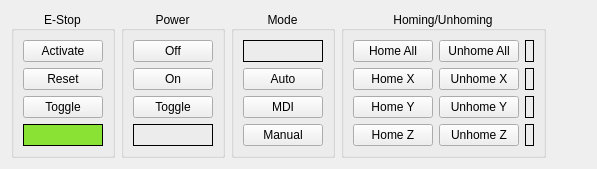
      <widget class="QWidget" name="tab">
       <attribute name="title">
        <string>Machine</string>
       </attribute>
       <layout class="QGridLayout" name="gridLayout">
        <item row="0" column="2">
         <widget class="QGroupBox" name="groupBox_18">
          <property name="title">
           <string>Mode</string>
          </property>
          <property name="alignment">
           <set>Qt::AlignCenter</set>
          </property>
          <layout class="QGridLayout" name="gridLayout_23">
           <item row="2" column="0">
            <widget class="ActionButton" name="actionbutton_55">
             <property name="text">
              <string>MDI</string>
             </property>
             <property name="rules" stdset="0">
              <string>[{&quot;channels&quot;: [{&quot;url&quot;: &quot;status:task_mode&quot;, &quot;trigger&quot;: true}], &quot;property&quot;: &quot;Style Sheet&quot;, &quot;expression&quot;: &quot;'background-color: rgb(138, 226, 52);' if ch[0] == 3 else ''&quot;, &quot;name&quot;: &quot;Mode&quot;}]</string>
             </property>
             <property name="actionName" stdset="0">
              <string>machine.mode.mdi</string>
             </property>
            </widget>
           </item>
           <item row="1" column="0">
            <widget class="ActionButton" name="actionbutton_56">
             <property name="text">
              <string>Auto</string>
             </property>
             <property name="rules" stdset="0">
              <string>[{&quot;channels&quot;: [{&quot;url&quot;: &quot;status:task_mode&quot;, &quot;trigger&quot;: true}], &quot;property&quot;: &quot;Style Sheet&quot;, &quot;expression&quot;: &quot;'background-color: rgb(138, 226, 52);' if ch[0] == 2 else ''&quot;, &quot;name&quot;: &quot;Mode&quot;}]</string>
             </property>
             <property name="actionName" stdset="0">
              <string>machine.mode.auto</string>
             </property>
            </widget>
           </item>
           <item row="0" column="0">
            <widget class="StatusLabel" name="statuslabel_11">
             <property name="frameShape">
              <enum>QFrame::Box</enum>
             </property>
             <property name="alignment">
              <set>Qt::AlignCenter</set>
             </property>
             <property name="rules" stdset="0">
              <string>[{&quot;channels&quot;: [{&quot;url&quot;: &quot;status:task_mode?string&quot;, &quot;trigger&quot;: true}], &quot;property&quot;: &quot;Text&quot;, &quot;expression&quot;: &quot;ch[0]&quot;, &quot;name&quot;: &quot;New Rule&quot;}]</string>
             </property>
            </widget>
           </item>
           <item row="3" column="0">
            <widget class="ActionButton" name="actionbutton_57">
             <property name="text">
              <string>Manual</string>
             </property>
             <property name="rules" stdset="0">
              <string>[{&quot;channels&quot;: [{&quot;url&quot;: &quot;status:task_mode&quot;, &quot;trigger&quot;: true}], &quot;property&quot;: &quot;Style Sheet&quot;, &quot;expression&quot;: &quot;'background-color: rgb(138, 226, 52);' if ch[0] == 1 else ''&quot;, &quot;name&quot;: &quot;Mode&quot;}]</string>
             </property>
             <property name="actionName" stdset="0">
              <string>machine.mode.manual</string>
             </property>
            </widget>
           </item>
          </layout>
         </widget>
        </item>
        <item row="0" column="3">
         <widget class="QGroupBox" name="groupBox_2">
          <property name="title">
           <string>Homing/Unhoming</string>
          </property>
          <property name="alignment">
           <set>Qt::AlignCenter</set>
          </property>
          <layout class="QGridLayout" name="gridLayout_4">
           <item row="1" column="0">
            <widget class="ActionButton" name="actionbutton_7">
             <property name="text">
              <string>Home X</string>
             </property>
             <property name="actionName" stdset="0">
              <string>machine.home.axis:x</string>
             </property>
            </widget>
           </item>
           <item row="0" column="0">
            <widget class="ActionButton" name="actionbutton_9">
             <property name="text">
              <string>Home All</string>
             </property>
             <property name="actionName" stdset="0">
              <string>machine.home.all</string>
             </property>
            </widget>
           </item>
           <item row="2" column="1">
            <widget class="ActionButton" name="actionbutton_11">
             <property name="text">
              <string>Unhome Y</string>
             </property>
             <property name="actionName" stdset="0">
              <string>machine.unhome.axis:y</string>
             </property>
            </widget>
           </item>
           <item row="1" column="1">
            <widget class="ActionButton" name="actionbutton_8">
             <property name="text">
              <string>Unhome X</string>
             </property>
             <property name="actionName" stdset="0">
              <string>machine.unhome.axis:x</string>
             </property>
            </widget>
           </item>
           <item row="3" column="1">
            <widget class="ActionButton" name="actionbutton_12">
             <property name="text">
              <string>Unhome Z</string>
             </property>
             <property name="actionName" stdset="0">
              <string>machine.unhome.axis:z</string>
             </property>
            </widget>
           </item>
           <item row="2" column="0">
            <widget class="ActionButton" name="actionbutton_13">
             <property name="text">
              <string>Home Y</string>
             </property>
             <property name="actionName" stdset="0">
              <string>machine.home.axis:y</string>
             </property>
            </widget>
           </item>
           <item row="0" column="1">
            <widget class="ActionButton" name="actionbutton_10">
             <property name="text">
              <string>Unhome All</string>
             </property>
             <property name="actionName" stdset="0">
              <string>machine.unhome.all</string>
             </property>
            </widget>
           </item>
           <item row="3" column="0">
            <widget class="ActionButton" name="actionbutton_14">
             <property name="text">
              <string>Home Z</string>
             </property>
             <property name="actionName" stdset="0">
              <string>machine.home.axis:z</string>
             </property>
            </widget>
           </item>
           <item row="0" column="2">
            <widget class="StatusLabel" name="statuslabel_3">
             <property name="frameShape">
              <enum>QFrame::Box</enum>
             </property>
             <property name="rules" stdset="0">
              <string>[{&quot;channels&quot;: [{&quot;url&quot;: &quot;status:all_axes_homed&quot;, &quot;trigger&quot;: true}], &quot;property&quot;: &quot;Text&quot;, &quot;expression&quot;: &quot;'All Homed' if ch[0] else 'Not Homed'&quot;, &quot;name&quot;: &quot;New Rule&quot;}, {&quot;channels&quot;: [{&quot;url&quot;: &quot;status:all_axes_homed&quot;, &quot;trigger&quot;: true}], &quot;property&quot;: &quot;Style Sheet&quot;, &quot;expression&quot;: &quot;'background-color: rgb(138, 226, 52);' if ch[0] else 'background-color: rgb(239, 41, 41);'&quot;, &quot;name&quot;: &quot;New Rule&quot;}]</string>
             </property>
            </widget>
           </item>
           <item row="1" column="2">
            <widget class="StatusLabel" name="statuslabel_4">
             <property name="frameShape">
              <enum>QFrame::Box</enum>
             </property>
             <property name="rules" stdset="0">
              <string>[{&quot;channels&quot;: [{&quot;url&quot;: &quot;status:homed?0&quot;, &quot;trigger&quot;: true}], &quot;property&quot;: &quot;Text&quot;, &quot;expression&quot;: &quot;'X Homed' if ch[0] else 'X Unhomed'&quot;, &quot;name&quot;: &quot;New Rule&quot;}, {&quot;channels&quot;: [{&quot;url&quot;: &quot;status:homed?0&quot;, &quot;trigger&quot;: true}], &quot;property&quot;: &quot;Style Sheet&quot;, &quot;expression&quot;: &quot;'background-color: rgb(138, 226, 52);' if ch[0] else 'background-color: rgb(239, 41, 41);'&quot;, &quot;name&quot;: &quot;New Rule&quot;}]</string>
             </property>
            </widget>
           </item>
           <item row="2" column="2">
            <widget class="StatusLabel" name="statuslabel_5">
             <property name="frameShape">
              <enum>QFrame::Box</enum>
             </property>
             <property name="rules" stdset="0">
              <string>[{&quot;channels&quot;: [{&quot;url&quot;: &quot;status:homed?1&quot;, &quot;trigger&quot;: true}], &quot;property&quot;: &quot;Text&quot;, &quot;expression&quot;: &quot;'Y Homed' if ch[0] else 'Y Unhomed'&quot;, &quot;name&quot;: &quot;New Rule&quot;}, {&quot;channels&quot;: [{&quot;url&quot;: &quot;status:homed?1&quot;, &quot;trigger&quot;: true}], &quot;property&quot;: &quot;Style Sheet&quot;, &quot;expression&quot;: &quot;'background-color: rgb(138, 226, 52);' if ch[0] else 'background-color: rgb(239, 41, 41);'&quot;, &quot;name&quot;: &quot;New Rule&quot;}]</string>
             </property>
            </widget>
           </item>
           <item row="3" column="2">
            <widget class="StatusLabel" name="statuslabel_6">
             <property name="frameShape">
              <enum>QFrame::Box</enum>
             </property>
             <property name="rules" stdset="0">
              <string>[{&quot;channels&quot;: [{&quot;url&quot;: &quot;status:homed?2&quot;, &quot;trigger&quot;: true}], &quot;property&quot;: &quot;Text&quot;, &quot;expression&quot;: &quot;'Z Homed' if ch[0] else 'Z Unhomed'&quot;, &quot;name&quot;: &quot;New Rule&quot;}, {&quot;channels&quot;: [{&quot;url&quot;: &quot;status:homed?2&quot;, &quot;trigger&quot;: true}], &quot;property&quot;: &quot;Style Sheet&quot;, &quot;expression&quot;: &quot;'background-color: rgb(138, 226, 52);' if ch[0] else 'background-color: rgb(239, 41, 41);'&quot;, &quot;name&quot;: &quot;New Rule&quot;}]</string>
             </property>
            </widget>
           </item>
          </layout>
         </widget>
        </item>
        <item row="0" column="0">
         <widget class="QGroupBox" name="groupBox">
          <property name="title">
           <string>E-Stop</string>
          </property>
          <property name="alignment">
           <set>Qt::AlignCenter</set>
          </property>
          <layout class="QGridLayout" name="gridLayout_2">
           <item row="2" column="0">
            <widget class="ActionButton" name="actionbutton_3">
             <property name="text">
              <string>Toggle</string>
             </property>
             <property name="actionName" stdset="0">
              <string>machine.estop.toggle</string>
             </property>
            </widget>
           </item>
           <item row="0" column="0">
            <widget class="ActionButton" name="actionbutton">
             <property name="text">
              <string>Activate</string>
             </property>
             <property name="rules" stdset="0">
              <string>[{&quot;channels&quot;: [{&quot;url&quot;: &quot;status:estop&quot;, &quot;trigger&quot;: true}], &quot;property&quot;: &quot;Enable&quot;, &quot;expression&quot;: &quot;False if ch[0] else True&quot;, &quot;name&quot;: &quot;New Rule&quot;}]</string>
             </property>
             <property name="actionName" stdset="0">
              <string>machine.estop.activate</string>
             </property>
            </widget>
           </item>
           <item row="1" column="0">
            <widget class="ActionButton" name="actionbutton_2">
             <property name="text">
              <string>Reset</string>
             </property>
             <property name="rules" stdset="0">
              <string>[{&quot;channels&quot;: [{&quot;url&quot;: &quot;status:estop&quot;, &quot;trigger&quot;: true}], &quot;property&quot;: &quot;Enable&quot;, &quot;expression&quot;: &quot;True if ch[0] else False&quot;, &quot;name&quot;: &quot;New Rule&quot;}]</string>
             </property>
             <property name="actionName" stdset="0">
              <string>machine.estop.reset</string>
             </property>
            </widget>
           </item>
           <item row="3" column="0">
            <widget class="StatusLabel" name="statuslabel">
             <property name="styleSheet">
              <string notr="true">background-color: rgb(138, 226, 52);</string>
             </property>
             <property name="frameShape">
              <enum>QFrame::Box</enum>
             </property>
             <property name="alignment">
              <set>Qt::AlignCenter</set>
             </property>
             <property name="rules" stdset="0">
              <string>[{&quot;channels&quot;: [{&quot;url&quot;: &quot;status:estop&quot;, &quot;trigger&quot;: true}], &quot;property&quot;: &quot;Text&quot;, &quot;expression&quot;: &quot;'Enabled' if ch[0] else 'Disabled'&quot;, &quot;name&quot;: &quot;estop&quot;}, {&quot;channels&quot;: [{&quot;url&quot;: &quot;status:estop&quot;, &quot;trigger&quot;: true}], &quot;property&quot;: &quot;Style Sheet&quot;, &quot;expression&quot;: &quot;'background-color: rgb(239, 41, 41);' if ch[0] else 'background-color: rgb(138, 226, 52);'&quot;, &quot;name&quot;: &quot;New Rule&quot;}]</string>
             </property>
            </widget>
           </item>
          </layout>
         </widget>
        </item>
        <item row="0" column="1">
         <widget class="QGroupBox" name="groupBox_3">
          <property name="title">
           <string>Power</string>
          </property>
          <property name="alignment">
           <set>Qt::AlignCenter</set>
          </property>
          <layout class="QGridLayout" name="gridLayout_3">
           <item row="0" column="0">
            <widget class="ActionButton" name="actionbutton_4">
             <property name="text">
              <string>Off</string>
             </property>
             <property name="rules" stdset="0">
              <string>[{&quot;channels&quot;: [{&quot;url&quot;: &quot;status:on&quot;, &quot;trigger&quot;: true}], &quot;property&quot;: &quot;Enable&quot;, &quot;expression&quot;: &quot;ch[0]&quot;, &quot;name&quot;: &quot;New Rule&quot;}]</string>
             </property>
             <property name="actionName" stdset="0">
              <string>machine.power.off</string>
             </property>
            </widget>
           </item>
           <item row="1" column="0">
            <widget class="ActionButton" name="actionbutton_5">
             <property name="text">
              <string>On</string>
             </property>
             <property name="rules" stdset="0">
              <string>[{&quot;channels&quot;: [{&quot;url&quot;: &quot;status:on&quot;, &quot;trigger&quot;: true}], &quot;property&quot;: &quot;Enable&quot;, &quot;expression&quot;: &quot;not ch[0]&quot;, &quot;name&quot;: &quot;New Rule&quot;}]</string>
             </property>
             <property name="actionName" stdset="0">
              <string>machine.power.on</string>
             </property>
            </widget>
           </item>
           <item row="2" column="0">
            <widget class="ActionButton" name="actionbutton_6">
             <property name="text">
              <string>Toggle</string>
             </property>
             <property name="actionName" stdset="0">
              <string>machine.power.toggle</string>
             </property>
            </widget>
           </item>
           <item row="3" column="0">
            <widget class="StatusLabel" name="statuslabel_2">
             <property name="frameShape">
              <enum>QFrame::Box</enum>
             </property>
             <property name="alignment">
              <set>Qt::AlignCenter</set>
             </property>
             <property name="rules" stdset="0">
              <string>[{&quot;channels&quot;: [{&quot;url&quot;: &quot;status:on&quot;, &quot;trigger&quot;: true}], &quot;property&quot;: &quot;Text&quot;, &quot;expression&quot;: &quot;'On' if ch[0] else 'Off'&quot;, &quot;name&quot;: &quot;New Rule&quot;}, {&quot;channels&quot;: [{&quot;url&quot;: &quot;status:on&quot;, &quot;trigger&quot;: true}], &quot;property&quot;: &quot;Style Sheet&quot;, &quot;expression&quot;: &quot;'background-color: rgb(138, 226, 52);' if ch[0] else 'background-color: rgb(186, 189, 182);'&quot;, &quot;name&quot;: &quot;New Rule&quot;}]</string>
             </property>
            </widget>
           </item>
          </layout>
         </widget>
        </item>
        <item row="0" column="4">
         <spacer name="horizontalSpacer_6">
          <property name="orientation">
           <enum>Qt::Horizontal</enum>
          </property>
          <property name="sizeHint" stdset="0">
           <size>
            <width>40</width>
            <height>20</height>
           </size>
          </property>
         </spacer>
        </item>
       </layout>
      </widget>
